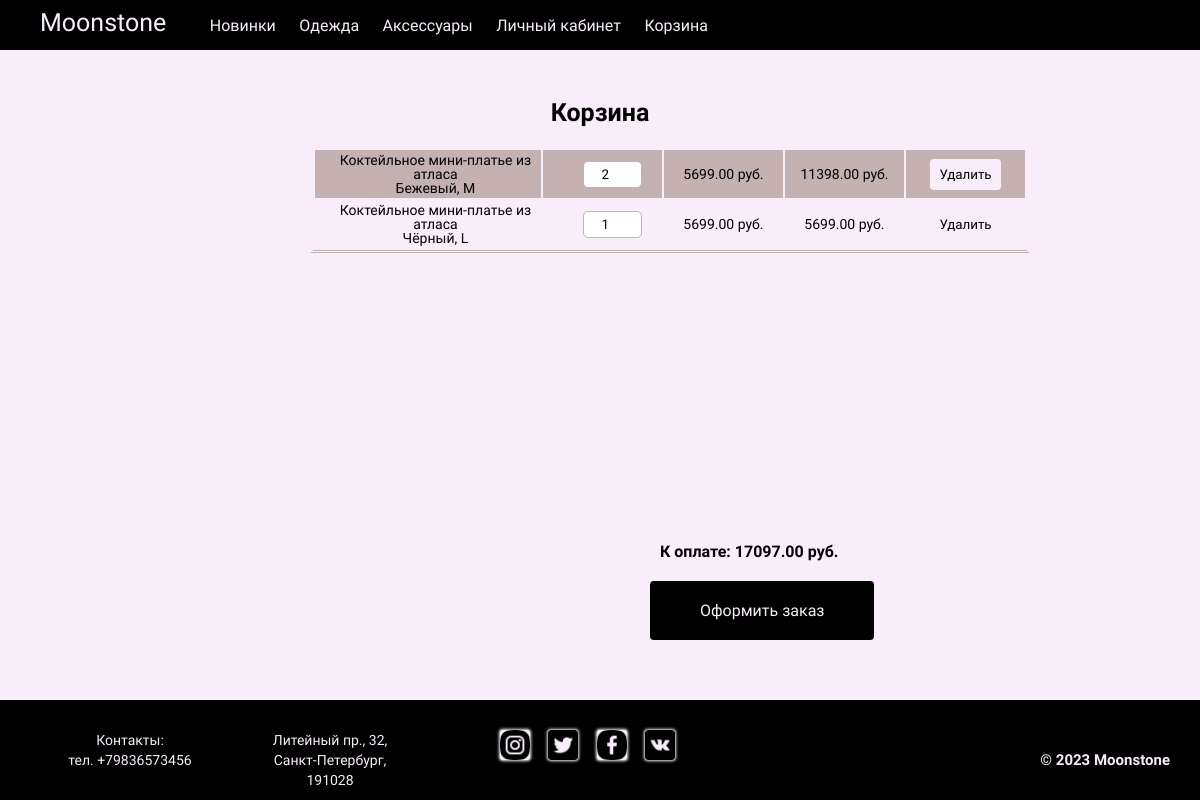
The page /cart/ (signed in) on the database as committed earlier.
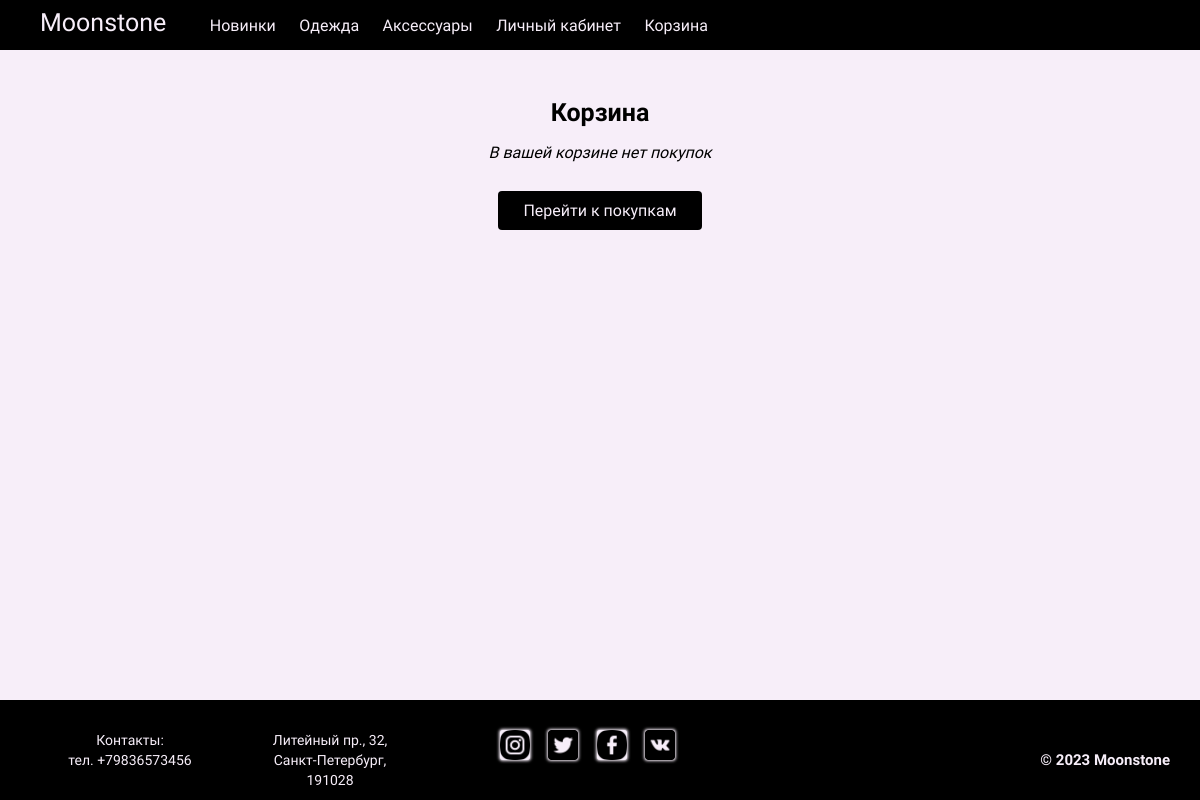
The same page on the database as committed later.
### shop/models.py (models this page shows, shortened)
class Cart(models.Model):
    user = models.ForeignKey(User, on_delete=models.CASCADE)
    product = models.ForeignKey(Product, on_delete=models.CASCADE)
    quantity = models.IntegerField(default=1)
    created_at = models.DateTimeField(auto_now_add=True)
    color = models.CharField(max_length=50, default='Белый', null=True)
    size = models.CharField(max_length=20, default='One',null=True)
    def get_total_price(self):
        return self.product.price * self.quantity
    def get_cart_total(self):
        return sum(item.get_total_price() for item in Cart.objects.filter(user=self.user))

class Product(models.Model):
    name = models.CharField(max_length=255)
    description = models.TextField()
    price = models.DecimalField(max_digits=10, decimal_places=2)
    image = models.ImageField(upload_to='product_images', storage=fs)
    color = models.CharField(max_length=50, default='Белый', null=True)
    size = models.CharField(max_length=20, default='One',null=True)

### shop/views.py (the view, shortened to what this page needs)
# urls.py: path('cart/', views.cart_detail, name='cart_detail'),
@login_required
def cart_detail(request):
    cart = Cart.objects.filter(user=request.user).all()
    context = {
        'cart': cart,
    }
    return render(request, 'shop/cart_detail.html', context)

### templates/shop/cart_detail.html (shortened to what this page needs)
{% extends 'shop/base.html' %}
{% load static %}
{% block content %}
<div class="cart__body">
  <h1>Корзина</h1>
  {% if cart %}
  <table>
    <tbody>
      {% for item in cart %}
      <tr>
        <td>{{ item.product.name }} <br> {{ item.color }}, {{ item.size }}</td>
        <td>
          <form method="POST" action="{% url 'shop:cart_detail' %}" class="update-form">
            <input type="number" name="quantity" value="{{ item.quantity }}" min="1" max="10" step="1" class="quantity-input">
          </form>
        </td>
        <td class="price">{{ item.product.price }} руб.</td>
        <td class="total-price">{{ item.get_total_price }} руб.</td>
        <td>
          <form method="POST" action="{% url 'shop:cart_detail' %}">
            <button class="cart__delete" type="submit">Удалить</button>
          </form>
        </td>
      </tr>
      {% endfor %}
    </tbody>
  </table>
  <p class="cart__price">К оплате: {{ cart.0.get_cart_total }} руб.</p>
  <form class="cart__checkout" method="post" action="{% url 'shop:checkout' %}">
    <button class="cart__checkout__button">Оформить заказ</button>
  </form>
  {% else %}
  <div class="button__cart">
    <p>В вашей корзине нет покупок</p>
    <button class="button__cart__get"> <a href="{% url 'shop:product_list_2' %}" class="btn btn-primary">Перейти к покупкам</a></button>
  </div>
  {% endif %}
</div>
{% endblock %}

### templates/shop/base.html (shortened to what this page needs)
{% load static %}
<!DOCTYPE html>
<html lang="ru">
		<link rel="stylesheet" type="text/css" href="{% static 'css/style.css' %}">
	</head>
	<body>
		<header>
			{% include 'includes/header.html' %}
		</header>
        <main class="main">
            {% block content %}
            {% endblock %}
        </main>
	    <footer class="contacts">
			{% include 'includes/footer.html' %}
		</footer>
	</body>
</html>

### templates/includes/header.html
{% load static %}
<header>
    <div class="header__container">
		<div class="header__outer">
			<div class="header__inner">
				<nav class="header__inner">
					<ul class="header__list">
						<li class="top__level">
							<a href="{% url 'shop:shop' %}">
								<p class="top__logo">Moonstone</p>
							</a>
						</li>
						<li class="top__level">
							<a href="{% url 'shop:product_list_1' %}">
								Новинки
							</a>
						</li>
						<li class="top__level">
							<a href="{% url 'shop:product_list_2' %}">
								Одежда
							</a>
						</li>
						<li class="top__level">
							<a href="{% url 'shop:product_list_3' %}">
								Аксессуары
							</a>
						</li>
						<li class="top__level">
							<a href="{% url 'shop:account_detail' %}">
								Личный кабинет
							</a>
						</li>
						<li class="top__level">
							<a href="{% url 'shop:cart_detail' %}">
								Корзина
							</a>
						</li>
					</ul>
				</nav>
			</div>
		</div>
	</div>
</header>

### templates/includes/footer.html
{% load static %}
<footer class="">
    <div class="contacts__container">
        <div class="contacts__item contacts__item__1">
            <p>Контакты:</p>
            <p>тел. +79836573456</p>
        </div>
        <div class="contacts__item contacts__item__2" >
            <p>Литейный пр., 32,<br> Санкт-Петербург, <br> 191028</p>
        </div>
        <div class="contacts__item contacts__item__3">
            <a target="_blank" href="https://instagram.com">
                <img src="{% static 'img/icon6.png' %}"  alt="" height="30px">
            </a>
            <a target="_blank" href="https://twitter.com">
                <img src="{% static 'img/icon7.png' %}"  alt="" height="30px">
            </a>
            <a target="_blank" href="https://facebook.com">
                <img src="{% static 'img/icon5.png' %}" alt="" height="30px">
            </a>
            <a target="_blank" href="https://vk.com">
                <img src="{% static 'img/icon9.png' %}"  alt="" height="30px">
            </a>
        </div>
    </div>
    <p class="logo">© 2023 Moonstone</p>
</footer>

### static/css/style.css (style rules this page uses)
* { padding: 0; margin: 0; border: 0; }
*,*:before,*:after { -moz-box-sizing: border-box; -webkit-box-sizing: border-box; box-sizing: border-box; }
nav,footer,header,aside { display: block; }
html,body { height: 100%; width: 100%; font-size: 100%; line-height: 1; font-size: 14px; -ms-text-size-adjust: 100%; -moz-text-size-adjust: 100%; -webkit-text-size-adjust: 100%; }
input,button,textarea { font-family:inherit; }
button { cursor: pointer; }
a, a:visited { text-decoration: none; }
ul li { list-style: none; }
img { vertical-align: top; }
h1,h2,h3,h4,h5,h6 { font-size:inherit;font-weight: 400; }
body { font-family: 'Kosugi Maru', sans-serif; }
header { background-color: #000000; height: 50px; position: fixed; top: 0; left: 0; width: 100%; z-index: 999; }
.header__container { background-color: #000000; }
.header__list { text-align: left; }
.top__level { display: inline; }
.top__level a { color: #f7eef9; font-size: 16px; display: inline-block; padding: 10px; }
.top__level p { font-size: 25px; margin-left: 30px; margin-right: 20px; }
.contacts { background-color: #000000; color: #f7eef9; padding: 30px 30px 10px 30px; font-size: 14px; text-align: center; position: fixed; left: 0; bottom: 0; width: 100%; line-height: 20px; }
.contacts__container { display: flex; width: 800px; }
.contacts__item__1 { flex-basis: 200px; }
.contacts__item__2 { flex-basis: 200px; }
.contacts__item__3 { flex-basis: 300px; }
.contacts__item a { color: #f7eef9; }
.contacts__item img { box-shadow: 0 0 3px 1px #f7eef9; border-radius: 3px; background-color: #f7eef9; margin-left: 15px; }
.logo { font-weight: 600; font-size: 15px; position: absolute; right: 30px; bottom: 30px; }
.cart__body { background-color: #f7eef9; padding-top: 50px; padding-bottom: 10px; position: relative; height: 700px; padding-bottom: 100px; text-align: center; }
.cart__body h1 { padding-top: 50px; padding-bottom: 20px; font-size: 25px; font-weight: 700; }
.button__cart { font-size: 16px; font-style: italic; }
.button__cart__get { padding: 10px 25px; border-radius: 4px; background-color: #000000; color: #f7eef9; font-size: 16px; margin: 30px; }
.button__cart__get a { color: #f7eef9; font-size: 16px; }

Rows that differ between the two databases and show on the page:
removed Cart: product.name "Коктейльное мини-платье из атласа", color "Бежевый", size "M", quantity "2", product.price "5699.00", get_total_price "11398.00", user+product+quantity "17097.00"
removed Cart: product.name "Коктейльное мини-платье из атласа", color "Чёрный", size "L", quantity "1", product.price "5699.00", get_total_price "5699.00"
Other text that changed with them:
text no longer shown: "К оплате: руб. Оформить заказ"
text now shown: "В вашей корзине нет покупок Перейти к покупкам"
